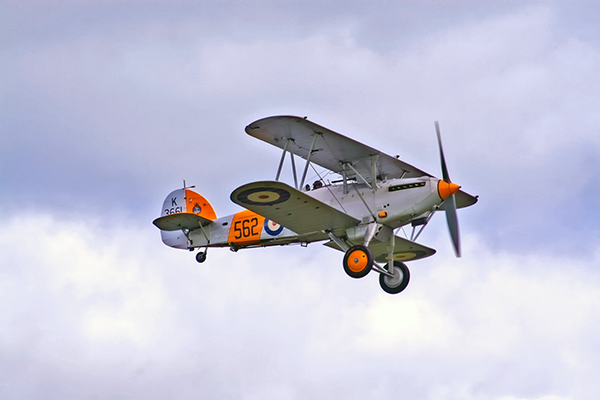
//> input picture opencv/data/airplane.bmp, 600 x 400 px, given in place of the camera
$ ./52_orb   (built with g++ and OpenCV 4)
//> lines starting //> are read from the running program, lines starting //| are printed output that depends on the picture; after the words box and inside, x2 and y2 are one past the last pixel; in counts of white or black regions, pixels touching at a corner belong together
### opencv/part5/colors.hpp
#pragma once
#include <opencv2/opencv.hpp>

namespace Color{
    inline const cv::Scalar Black{0, 0, 0};
    inline const cv::Scalar White{255, 255, 255};

    inline const cv::Scalar Red{0, 0, 255};
    inline const cv::Scalar Green{0, 255, 0};
    inline const cv::Scalar Blue{255, 0, 0};

    inline const cv::Scalar Yellow{0, 255, 255};
    inline const cv::Scalar Cyan{255, 255, 0};
    inline const cv::Scalar Magenta{255, 0, 255};

    inline const cv::Scalar Gray{128, 128, 128};
    inline const cv::Scalar Orange{0, 165, 255};
    inline const cv::Scalar Purple{128, 0, 128};
    inline const cv::Scalar Pink{203, 192, 255};
}

### opencv/part5/52_orb.cpp
#include "colors.hpp"
#include <iostream>
#include <opencv2/opencv.hpp>
#include <vector>

using namespace std;
using namespace cv;

const String folderPath = "/home/hrd_1_3/study/opencv/data/";

int main()
{
    VideoCapture cap(0, CAP_V4L2);

    cap.set(CAP_PROP_FOURCC, VideoWriter::fourcc('M', 'J', 'P', 'G'));
    cap.set(CAP_PROP_FRAME_WIDTH, 640);
    cap.set(CAP_PROP_FRAME_HEIGHT, 480);
    cap.set(CAP_PROP_FPS, 30);

    Ptr<Feature2D> feature = ORB::create();
    vector<KeyPoint> keypoints;
    vector<Point2f> corners;
    Mat img, img1, img2, gray_img, desc;
    while (true)
    {
        cap >> img;
//> img is the input picture: 400 rows x 600 cols, CV_8UC3; mean B, G, R 217.1, 197.6, 196.8
        img1 = img.clone();
        img2 = img.clone();

        // FAST
        cvtColor(img, gray_img, COLOR_BGR2GRAY);
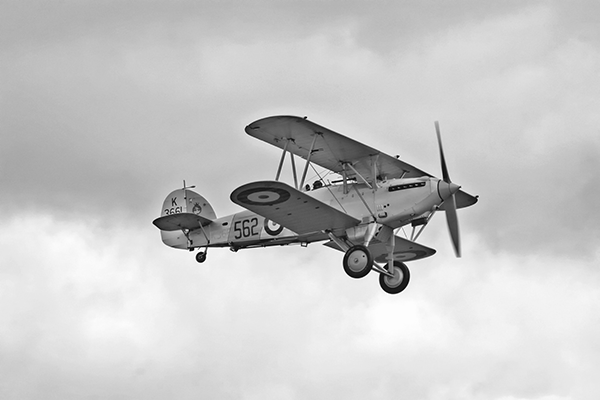
//> gray_img: 400 rows x 600 cols, CV_8UC1; min 0, max 255, mean 199.6
        FAST(gray_img, keypoints, 60, true);
//> keypoints = 234 keypoints; strongest (x, y, size): (324, 244, 7), (397, 156, 7), (434, 250, 7), (191, 250, 7)
        for (auto &k : keypoints)
        {
            circle(img, Point(cvRound(k.pt.x), cvRound(k.pt.y)), 5, Color::Red, 2);
        }
//> this loop made 234 passes
//> k on passes 1 to 3: keypoint at (302, 117), size 7, keypoint at (307, 119), size 7, keypoint at (246, 126), size 7
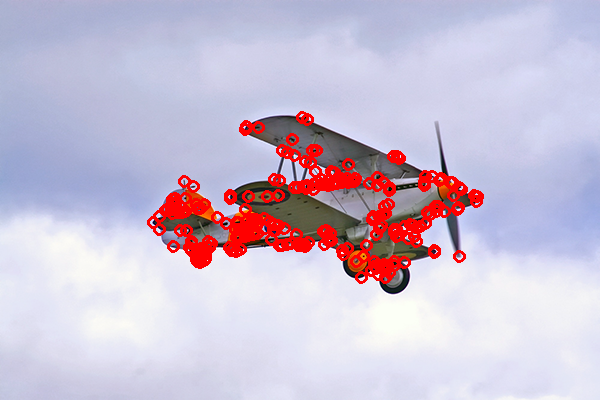
//> img: 400 rows x 600 cols, CV_8UC3; 5.38% of pixels changed, all inside (x1, y1, x2, y2) = (147, 111, 484, 284)
        imshow("img", img);

        // goodFeature
        goodFeaturesToTrack(gray_img, corners, 1000, 0.01, 10);
//> corners = 131 Points (x, y), first 12: [306, 117], [398, 156], [373, 266], [410, 223], [203, 251], [383, 267], [347, 182], [307, 185], [306, 244], [187, 230], [331, 182], [435, 251]
        for (auto &p : corners)
        {
            circle(img1, Point(p.x, p.y), 5, Color::Red, 2);
        }
//> this loop made 131 passes
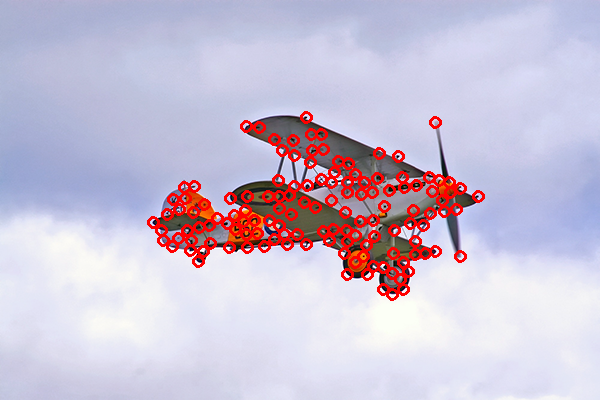
//> img1: 400 rows x 600 cols, CV_8UC3; 4.64% of pixels changed, all inside (x1, y1, x2, y2) = (147, 111, 485, 301)
        imshow("img1", img1);

        // ORB
        // feature->detect(img, keypoints);
        // feature->compute(img, keypoints, dst);
        feature->detectAndCompute(img2, noArray(), keypoints, desc);
//> keypoints = 500 keypoints; strongest (x, y, size): (382, 266, 31), (203, 248, 31), (385, 266, 31), (371, 270, 31)
        drawKeypoints(img2, keypoints, img2, Scalar::all(-1), DrawMatchesFlags::DRAW_RICH_KEYPOINTS);
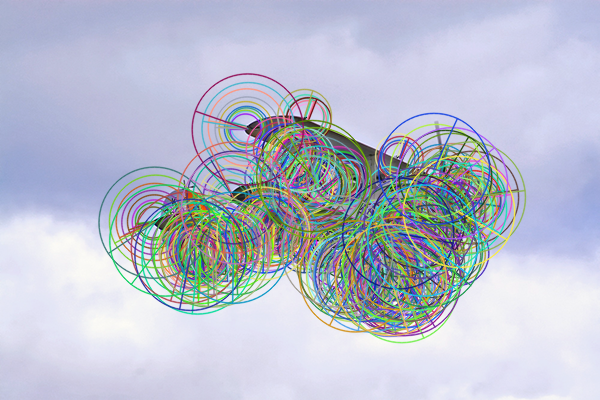
//> img2: 400 rows x 600 cols, CV_8UC3; mean B, G, R 206.5, 191.1, 185.9

        imshow("img2", img2);
        if (waitKey(33) == 27)
//> the Esc key is pressed
            break;
    }
    destroyAllWindows();
    return 0;
}

$ run again, on opencv/data/cat.bmp
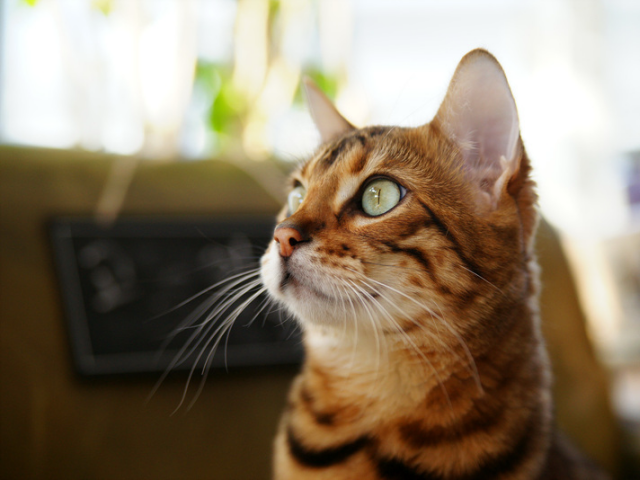
//> input picture opencv/data/cat.bmp, 640 x 480 px, given in place of the camera
//> img is the input picture: 480 rows x 640 cols, CV_8UC3; mean B, G, R 104.5, 125.6, 140.8
//> `FAST(gray_img, keypoints, 60, true);`: keypoints = 12 keypoints; strongest (x, y, size): (261, 285, 7), (257, 275, 7), (266, 290, 7), (274, 240, 7)
//> the loop `for (auto &k : keypoints)` made 12 passes
//> k on passes 1 to 8: keypoint at (295, 186), size 7, keypoint at (372, 188), size 7, keypoint at (370, 190), size 7, keypoint at (373, 190), size 7, keypoint at (379, 190), size 7, keypoint at (375, 196), size 7, keypoint at (291, 238), size 7, keypoint at (274, 240), size 7
//> corners = 323 Points (x, y), first 12: [376, 196], [266, 290], [258, 275], [273, 239], [402, 188], [300, 185], [294, 317], [277, 304], [529, 179], [280, 253], [371, 293], [534, 188]
//> the loop `for (auto &p : corners)` made 323 passes
//> after the loop `for (auto &p : corners)`:
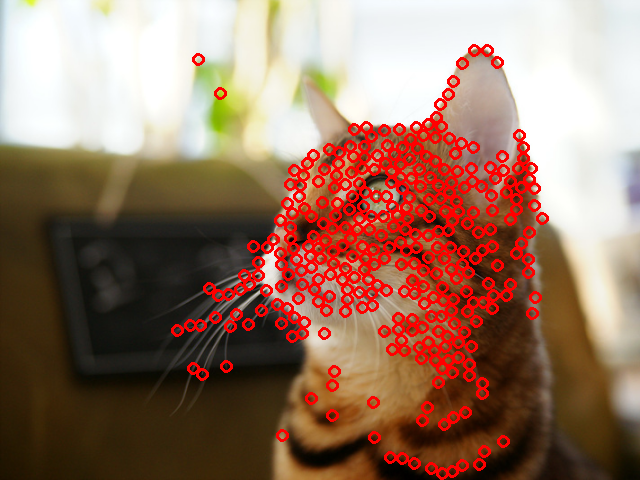
//> img1: 480 rows x 640 cols, CV_8UC3; 8.98% of pixels changed, all inside (x1, y1, x2, y2) = (171, 44, 549, 480)
//> `feature->detectAndCompute(img2, noArray(), keypoints, desc);`: keypoints = 500 keypoints; strongest (x, y, size): (259, 286, 77.1), (257, 286, 64.3), (259, 291, 77.1), (259, 285, 44.6)
//> `drawKeypoints(img2, keypoints, img2, Scalar::all(-1), DrawMatchesFlags..`:
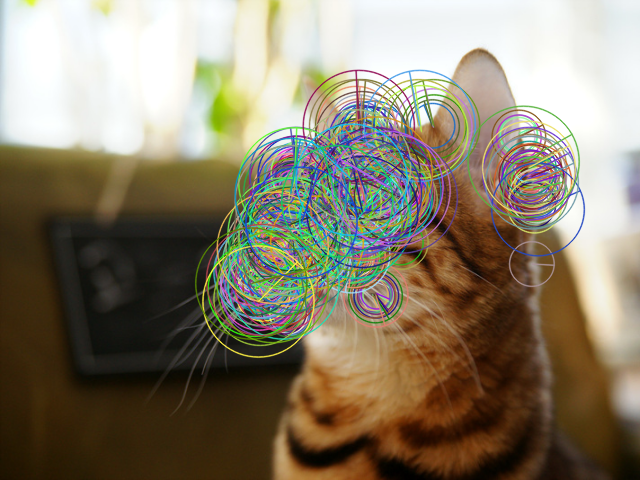
//> img2: 480 rows x 640 cols, CV_8UC3; 18.07% of pixels changed, all inside (x1, y1, x2, y2) = (194, 69, 586, 359)
